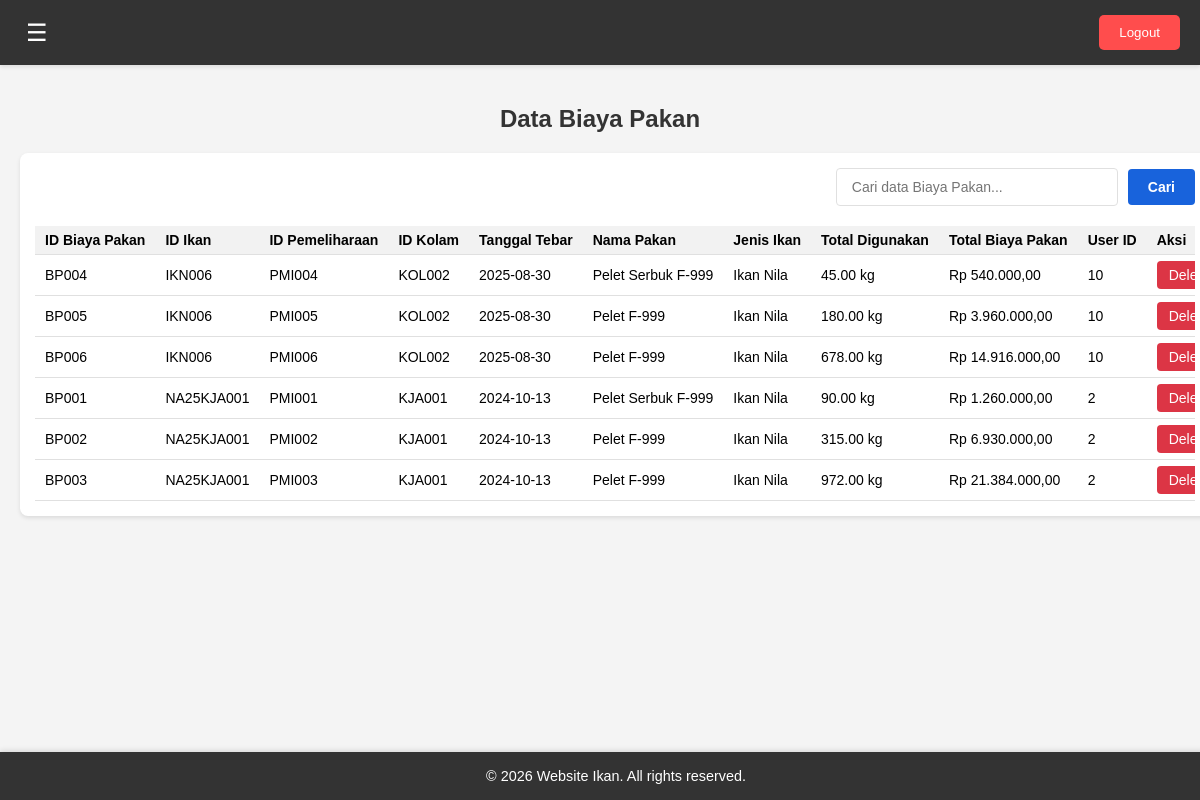
The app's page /dashboard-admin.php?page=data-biaya-pakan (signed in) with its own data.
### tables this page shows
CREATE TABLE `biaya_pakan` (
  `id_biaya_pakan` varchar(50) NOT NULL,
  `user_id` int(11) NOT NULL,
  `id_ikan` varchar(50) NOT NULL,
  `id_pemeliharaan` varchar(50) NOT NULL,
  `id_kolam` varchar(50) NOT NULL,
  `tanggal_tebar` date NOT NULL,
  `nama_pakan` varchar(100) NOT NULL,
  `jenis_ikan` varchar(100) NOT NULL,
  `total_digunakan` decimal(10,2) NOT NULL,
  `total_biaya_pakan` decimal(10,2) NOT NULL
);

CREATE TABLE `data_pakan` (
  `id_pakan` varchar(50) NOT NULL,
  `user_id` int(11) NOT NULL,
  `jenis_ikan` varchar(100) NOT NULL,
  `jenis_pakan` varchar(100) NOT NULL,
  `nama_pakan` varchar(100) NOT NULL,
  `harga_per_kilo` decimal(10,2) NOT NULL,
  `deskripsi` text DEFAULT NULL
);

### pages/dashboard-admin/data-biaya-pakan.php (the view, shortened to what this page needs)
<?php
$query = "SELECT bp.*, pi.jenis_bibit, dk.jenis_kolam, dp.nama_pakan AS nama_pakan_aktual,
          dp.harga_per_kilo, pi.pakan_harian, pi.jumlah_hidup, pi.usia_pemeliharaan,
          (bp.total_digunakan * dp.harga_per_kilo) AS total_biaya_pakan_terbaru, bp.user_id
          FROM biaya_pakan bp
          LEFT JOIN pemeliharaan_ikan pi ON bp.id_pemeliharaan = pi.id_pemeliharaan
          LEFT JOIN data_kolam dk ON bp.id_kolam = dk.id_kolam
          LEFT JOIN data_pakan dp ON pi.nama_pakan = dp.nama_pakan AND pi.user_id = dp.user_id
          ORDER BY bp.tanggal_tebar DESC";
$result = mysqli_query($conn, $query);
?>
<h2>Data Biaya Pakan</h2>
<div class="data-container">
    <div class="data-header">
        <input type="text" id="search-input" placeholder="Cari data Biaya Pakan...">
        <button id="search-button">Cari</button>
    </div>
    <div class="data-table">
        <table>
            <thead>
                <tr>
                    <th>ID Biaya Pakan</th>
                    <th>ID Ikan</th>
                    <th>ID Pemeliharaan</th>
                    <th>ID Kolam</th>
                    <th>Tanggal Tebar</th>
                    <th>Nama Pakan</th>
                    <th>Jenis Ikan</th>
                    <th>Total Digunakan</th>
                    <th>Total Biaya Pakan</th>
                    <th>User ID</th>
                    <th>Aksi</th>
                </tr>
            </thead>
            <tbody>
                <?php
                if (mysqli_num_rows($result) > 0) {
                    while($row = mysqli_fetch_assoc($result)) {
                        echo "<tr>";
                        echo "<td>" . htmlspecialchars($row['id_biaya_pakan']) . "</td>";
                        echo "<td>" . htmlspecialchars($row['id_ikan']) . "</td>";
                        echo "<td>" . htmlspecialchars($row['id_pemeliharaan']) . "</td>";
                        echo "<td>" . htmlspecialchars($row['id_kolam']) . "</td>";
                        echo "<td>" . htmlspecialchars($row['tanggal_tebar']) . "</td>";
                        echo "<td>" . htmlspecialchars($row['nama_pakan_aktual'] ?? $row['nama_pakan']) . "</td>";
                        echo "<td>" . htmlspecialchars($row['jenis_ikan']) . "</td>";
                        $total_digunakan = $row['total_digunakan'];
                        echo "<td>" . number_format($total_digunakan, 2) . " kg</td>";
                        $total_biaya_pakan = $row['total_biaya_pakan_terbaru'];
                        echo "<td>Rp " . number_format($total_biaya_pakan, 2, ',', '.') . "</td>";
                        echo "<td>" . htmlspecialchars($row['user_id']) . "</td>";
                        echo '<td>
                            <form method="POST" action="includes/delete_data.php" style="display:inline;">
                                <input type="hidden" name="delete_id" value="' . htmlspecialchars($row['id_biaya_pakan']) . '">
                                <input type="hidden" name="table" value="biaya_pakan">
                                <input type="hidden" name="return_page" value="data-biaya-pakan">
                                <button type="button" class="delete-button"
                                        data-id="' . htmlspecialchars($row['id_biaya_pakan']) . '"
                                        data-table="biaya_pakan"
                                        data-return-page="data-biaya-pakan">Delete</button>
                            </form>
                        </td>';
                        echo "</tr>";
                    }
                } else {
                    echo "<tr><td colspan='11'>Tidak ada data biaya pakan</td></tr>";
                }
                ?>
            </tbody>
        </table>
    </div>
</div>

### assets/css/dashboard-admin.css (style rules this page uses)
body, html { margin: 0; padding: 0; font-family: Arial, sans-serif; background-color: #f4f4f4; }
h2 { text-align: center; margin-top: 20px; color: #333; }
.data-container { background-color: #fff; border-radius: 8px; box-shadow: 0 2px 4px rgba(0, 0, 0, 0.1); padding: 15px; margin: 20px auto; width: fit-content; max-width: 100%; overflow-x: auto; }
.data-header { display: flex; justify-content: flex-end; align-items: center; margin-bottom: 20px; gap: 10px; }
#search-input { padding: 8px 12px; border: 1px solid #ddd; border-radius: 4px; font-size: 14px; width: 250px; }
#search-button, #add-data-button { padding: 8px 15px; border: none; border-radius: 4px; background-color: #3498db; color: white; cursor: pointer; transition: background-color 0.3s; font-size: 14px; white-space: nowrap; }
.data-table table { width: auto; border-collapse: collapse; font-size: 14px; }
.data-table th, .data-table td { padding: 8px 12px; text-align: left; border-bottom: 1px solid #e0e0e0; white-space: nowrap; }
.data-table th { background-color: #f2f2f2; font-weight: bold; }
.edit-button, .delete-button { padding: 6px 12px; font-size: 14px; border: none; border-radius: 4px; color: white; cursor: pointer; transition: background-color 0.3s; margin-right: 5px; }
.delete-button { background-color: #dc3545; }
@media (max-width: 1200px) { .data-table { font-size: 13px; } }
@media (max-width: 1200px) { .data-table th, .data-table td { padding: 6px 10px; } }
#search-input { padding: 10px 15px; border: 1px solid #e0e0e0; border-radius: 4px; font-size: 14px; width: 250px; transition: border-color 0.3s, box-shadow 0.3s; }
#search-button, .print-button { padding: 10px 20px; border: none; border-radius: 4px; background-color: #1863dc; color: white; cursor: pointer; transition: background-color 0.3s, transform 0.1s; font-size: 14px; font-weight: bold; white-space: nowrap; }
.data-table { overflow-x: auto; margin-top: 20px; }

### records on screen
biaya_pakan: id_biaya_pakan "BP004", id_ikan "IKN006", id_pemeliharaan "PMI004", id_kolam "KOL002", tanggal_tebar "2025-08-30", data_pakan.nama_pakan "Pelet Serbuk F-999", jenis_ikan "Ikan Nila", total_digunakan "45.00", total_biaya_pakan "540.000,00", user "10"
biaya_pakan: id_biaya_pakan "BP005", id_ikan "IKN006", id_pemeliharaan "PMI005", id_kolam "KOL002", tanggal_tebar "2025-08-30", data_pakan.nama_pakan "Pelet F-999", jenis_ikan "Ikan Nila", total_digunakan "180.00", total_biaya_pakan "3.960.000,00", user "10"
biaya_pakan: id_biaya_pakan "BP006", id_ikan "IKN006", id_pemeliharaan "PMI006", id_kolam "KOL002", tanggal_tebar "2025-08-30", data_pakan.nama_pakan "Pelet F-999", jenis_ikan "Ikan Nila", total_digunakan "678.00", total_biaya_pakan "14.916.000,00", user "10"
biaya_pakan: id_biaya_pakan "BP001", id_ikan "NA25KJA001", id_pemeliharaan "PMI001", id_kolam "KJA001", tanggal_tebar "2024-10-13", data_pakan.nama_pakan "Pelet Serbuk F-999", jenis_ikan "Ikan Nila", total_digunakan "90.00", total_biaya_pakan "1.260.000,00", user "2"
biaya_pakan: id_biaya_pakan "BP002", id_ikan "NA25KJA001", id_pemeliharaan "PMI002", id_kolam "KJA001", tanggal_tebar "2024-10-13", data_pakan.nama_pakan "Pelet F-999", jenis_ikan "Ikan Nila", total_digunakan "315.00", total_biaya_pakan "6.930.000,00", user "2"
biaya_pakan: id_biaya_pakan "BP003", id_ikan "NA25KJA001", id_pemeliharaan "PMI003", id_kolam "KJA001", tanggal_tebar "2024-10-13", data_pakan.nama_pakan "Pelet F-999", jenis_ikan "Ikan Nila", total_digunakan "972.00", total_biaya_pakan "21.384.000,00", user "2"
